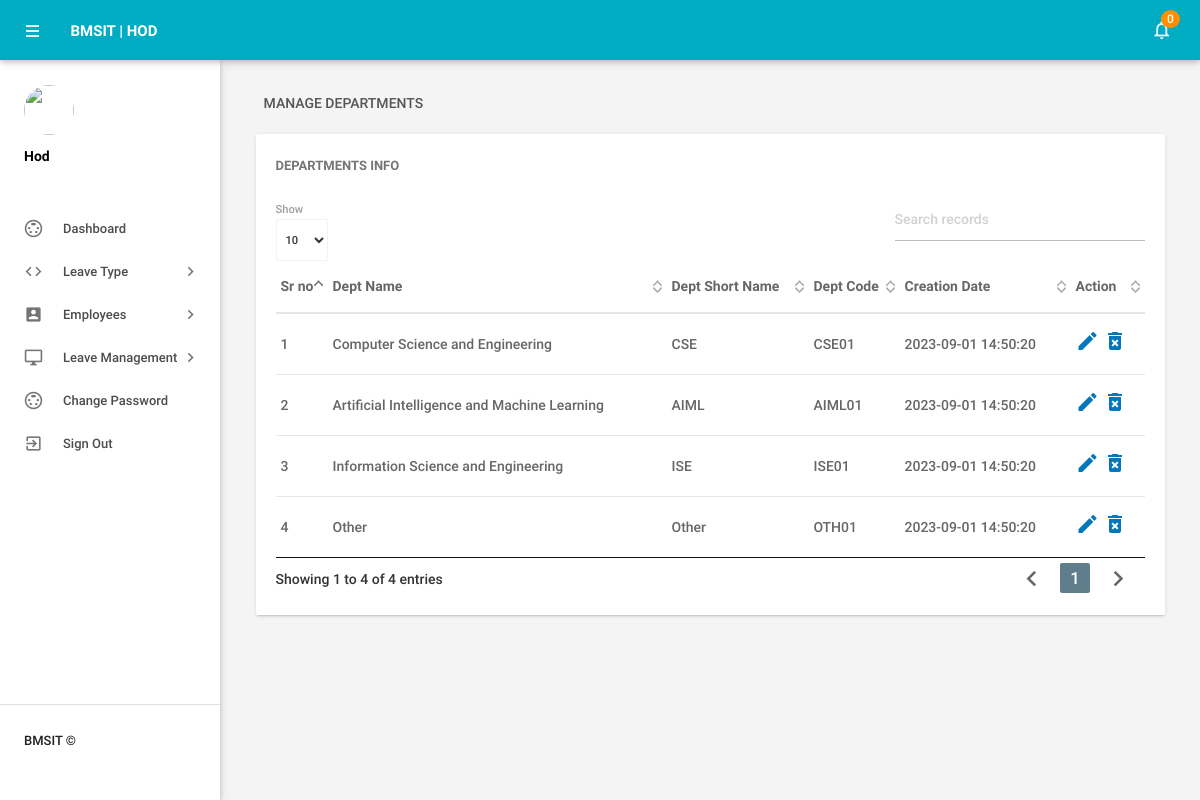
The app's page /main/hod/managedepartments.php (signed in) with its own data.
### tables this page shows
CREATE TABLE `tbldepartments` (
  `id` int(11) NOT NULL,
  `DepartmentName` varchar(150) DEFAULT NULL,
  `DepartmentShortName` varchar(100) DEFAULT NULL,
  `DepartmentCode` varchar(50) DEFAULT NULL,
  `CreationDate` timestamp NULL DEFAULT current_timestamp()
);

### main/hod/managedepartments.php (the view, shortened to what this page needs)
<?php
include('includes/config.php');
if(strlen($_SESSION['alogin'])==0)
    {
header('location:index.php');
}
else{
    ?>
<!DOCTYPE html>
<html lang="en">
    <head>
        <link type="text/css" rel="stylesheet" href="../assets/plugins/materialize/css/materialize.min.css"/>
        <link href="../assets/plugins/material-preloader/css/materialPreloader.min.css" rel="stylesheet">
        <link href="../assets/plugins/datatables/css/jquery.dataTables.min.css" rel="stylesheet">
        <link href="../assets/css/alpha.min.css" rel="stylesheet" type="text/css"/>
    </head>
    <body>
       <?php include('includes/header.php');?>
       <?php include('includes/sidebar.php');?>
            <main class="mn-inner">
                <div class="row">
                    <div class="col s12">
                        <div class="page-title">Manage Departments</div>
                    </div>
                    <div class="col s12 m12 l12">
                        <div class="card">
                            <div class="card-content">
                                <span class="card-title">Departments Info</span>
                                <table id="example" class="display responsive-table ">
                                    <thead>
                                        <tr>
                                            <th>Sr no</th>
                                            <th>Dept Name</th>
                                            <th>Dept Short Name</th>
                                            <th>Dept Code</th>
                                            <th>Creation Date</th>
                                            <th>Action</th>
                                        </tr>
                                    </thead>
                                    <tbody>
<?php $sql = "SELECT * from tbldepartments";
$query = $dbh -> prepare($sql);
$query->execute();
$results=$query->fetchAll(PDO::FETCH_OBJ);
$cnt=1;
if($query->rowCount() > 0)
{
foreach($results as $result)
{               ?>
                                        <tr>
                                            <td> <?php echo htmlentities($cnt);?></td>
                                            <td><?php echo htmlentities($result->DepartmentName);?></td>
                                            <td><?php echo htmlentities($result->DepartmentShortName);?></td>
                                            <td><?php echo htmlentities($result->DepartmentCode);?></td>
                                            <td><?php echo htmlentities($result->CreationDate);?></td>
                                            <td><a href="editdepartment.php?deptid=<?php echo htmlentities($result->id);?>"><i class="material-icons">mode_edit</i></a><a href="managedepartments.php?del=<?php echo htmlentities($result->id);?>" onclick="return confirm('Do you want to delete');"> <i class="material-icons">delete_forever</i></a></td>
                                        </tr>
                                         <?php $cnt++;} }?>
                                    </tbody>
                                </table>
                            </div>
                        </div>
                    </div>
                </div>
            </main>
        </div>
        <div class="left-sidebar-hover"></div>
    </body>
</html>
<?php } ?>

### records on screen
tbldepartments: DepartmentName "Computer Science and Engineering", DepartmentShortName "CSE", DepartmentCode "CSE01", CreationDate "2023-09-01 14:50:20"
tbldepartments: DepartmentName "Artificial Intelligence and Machine Learning", DepartmentShortName "AIML", DepartmentCode "AIML01", CreationDate "2023-09-01 14:50:20"
tbldepartments: DepartmentName "Information Science and Engineering", DepartmentShortName "ISE", DepartmentCode "ISE01", CreationDate "2023-09-01 14:50:20"
tbldepartments: DepartmentName "Other", DepartmentShortName "Other", DepartmentCode "OTH01", CreationDate "2023-09-01 14:50:20"

### other values on screen
$unreadcount "0"
